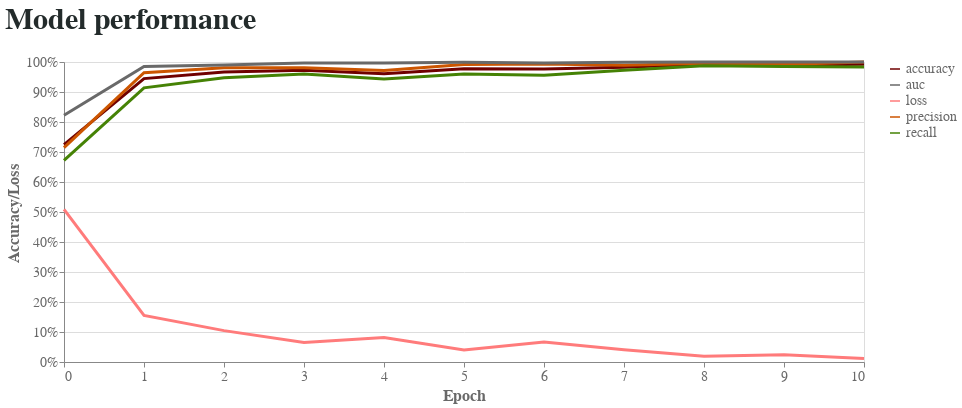

Source (notebook cell):
### Code cell
line_chart(histories[75])

### Figure 1 — Vega-Lite specification as saved in the notebook (floating-point values rounded to 4 significant figures)
{"config": {"view": {"continuousWidth": 400, "continuousHeight": 300}, "axis": {"labelColor": "#696969", "labelFont": "Arial", "labelFontSize": 14, "titleColor": "#696969", "titleFont": "Arial", "titleFontSize": 16}, "title": {"anchor": "start", "color": "#232b2b", "font": "Arial", "fontSize": 30, "offset": 20}}, "data": {"name": "data-c2f4e9e4690123697218a1e33cb33ff8"}, "mark": {"type": "line", "size": 3}, "encoding": {"color": {"type": "nominal", "field": "variable", "legend": {"labelColor": "#696969", "labelFont": "Arial", "labelFontSize": 14, "title": null}, "scale": {"range": ["#6f0000", "#696969", "#ff7b7b", "#CC5500", "#458205"]}}, "x": {"type": "quantitative", "axis": {"grid": false, "tickCount": 10, "title": "Epoch"}, "field": "epoch"}, "y": {"type": "quantitative", "axis": {"format": "%", "title": "Accuracy/Loss"}, "field": "value"}}, "height": 300, "title": "Model performance", "width": 800, "$schema": "https://vega.github.io/schema/vega-lite/v4.8.1.json", "datasets": {"data-c2f4e9e4690123697218a1e33cb33ff8": [{"epoch": 0, "variable": "accuracy", "value": 0.7243}, {"epoch": 1, "variable": "accuracy", "value": 0.9447}, {"epoch": 2, "variable": "accuracy", "value": 0.967}, {"epoch": 3, "variable": "accuracy", "value": 0.9728}, {"epoch": 4, "variable": "accuracy", "value": 0.9612}, {"epoch": 5, "variable": "accuracy", "value": 0.9777}, {"epoch": 6, "variable": "accuracy", "value": 0.9767}, {"epoch": 7, "variable": "accuracy", "value": 0.9825}, {"epoch": 8, "variable": "accuracy", "value": 0.9922}, {"epoch": 9, "variable": "accuracy", "value": 0.9893}, {"epoch": 10, "variable": "accuracy", "value": 0.9922}, {"epoch": 0, "variable": "precision", "value": 0.7143}, {"epoch": 1, "variable": "precision", "value": 0.9645}, {"epoch": 2, "variable": "precision", "value": 0.9804}, {"epoch": 3, "variable": "precision", "value": 0.9807}, {"epoch": 4, "variable": "precision", "value": 0.9719}, {"epoch": 5, "variable": "precision", "value": 0.9913}, {"epoch": 6, "variable": "precision", "value": 0.9934}, {"epoch": 7, "variable": "precision", "value": 0.9893}, {"epoch": 8, "variable": "precision", "value": 0.9958}, {"epoch": 9, "variable": "precision", "value": 0.9915}, {"epoch": 10, "variable": "precision", "value": 1.0}, {"epoch": 0, "variable": "recall", "value": 0.6723}, {"epoch": 1, "variable": "recall", "value": 0.9139}, {"epoch": 2, "variable": "recall", "value": 0.9475}, {"epoch": 3, "variable": "recall", "value": 0.9601}, {"epoch": 4, "variable": "recall", "value": 0.9433}, {"epoch": 5, "variable": "recall", "value": 0.9601}, {"epoch": 6, "variable": "recall", "value": 0.9559}, {"epoch": 7, "variable": "recall", "value": 0.9727}, {"epoch": 8, "variable": "recall", "value": 0.9874}, {"epoch": 9, "variable": "recall", "value": 0.9853}, {"epoch": 10, "variable": "recall", "value": 0.9832}, {"epoch": 0, "variable": "auc", "value": 0.8223}, {"epoch": 1, "variable": "auc", "value": 0.9849}, {"epoch": 2, "variable": "auc", "value": 0.9903}, {"epoch": 3, "variable": "auc", "value": 0.9967}, {"epoch": 4, "variable": "auc", "value": 0.9964}, {"epoch": 5, "variable": "auc", "value": 0.9991}, {"epoch": 6, "variable": "auc", "value": 0.9964}, {"epoch": 7, "variable": "auc", "value": 0.9989}, {"epoch": 8, "variable": "auc", "value": 0.9998}, {"epoch": 9, "variable": "auc", "value": 0.9996}, {"epoch": 10, "variable": "auc", "value": 0.9999}, {"epoch": 0, "variable": "loss", "value": 0.5088}, {"epoch": 1, "variable": "loss", "value": 0.1552}, {"epoch": 2, "variable": "loss", "value": 0.1046}, {"epoch": 3, "variable": "loss", "value": 0.06479}, {"epoch": 4, "variable": "loss", "value": 0.08153}, {"epoch": 5, "variable": "loss", "value": 0.04033}, {"epoch": 6, "variable": "loss", "value": 0.0664}, {"epoch": 7, "variable": "loss", "value": 0.04056}, {"epoch": 8, "variable": "loss", "value": 0.01924}, {"epoch": 9, "variable": "loss", "value": 0.02444}, {"epoch": 10, "variable": "loss", "value": 0.012}]}}
